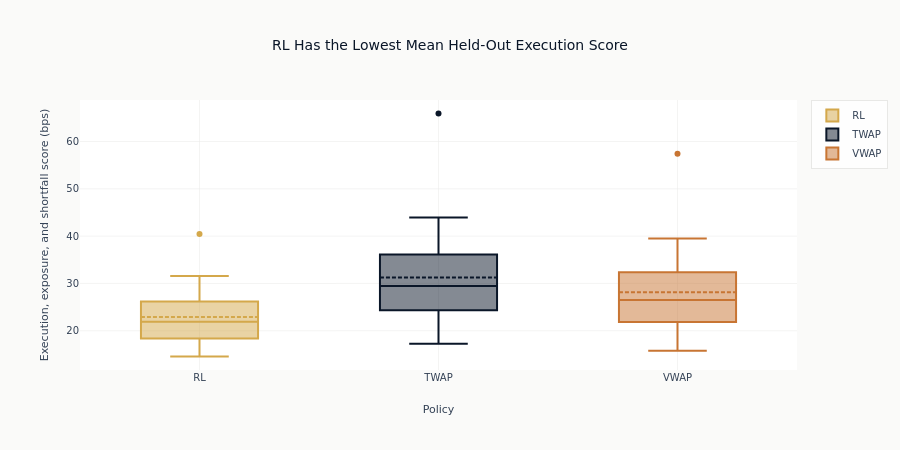

This figure's notebook cell:
### Code cell
# Distribution of the total score by policy.
fig = go.Figure()
colors = {"RL": COLORS["amber"], "TWAP": COLORS["blue"], "VWAP": COLORS["copper"]}
for strat in ["RL", "TWAP", "VWAP"]:
    vals = eval_df.filter(pl.col("strategy") == strat)["score_bps"].to_list()
    fig.add_box(y=vals, name=strat, marker_color=colors[strat], boxmean=True)
fig.update_layout(
    title=f"{summary['strategy'][0]} Has the Lowest Mean Held-Out Execution Score",
    xaxis_title="Policy",
    yaxis_title="Execution, exposure, and shortfall score (bps)",
    height=450,
)
fig.show()

### Figure 1 — Plotly figure (JSON) as saved in the notebook; plotly's stock layout.template omitted (floating-point values rounded to 4 significant figures)
{"data": [{"boxmean": true, "marker": {"color": "#D4A84B"}, "name": "RL", "type": "box", "y": [20.82, 40.47, 17.89, 23.24, 24.65, 31.57, 30.73, 26.18, 18.38, 21.81, 22.05, 19.5, 23.99, 24.51, 24.38, 27.67, 31.02, 27.41, 19.23, 20.75, 16.37, 15.59, 18.57, 16.03, 14.56, 17.89]}, {"boxmean": true, "marker": {"color": "#0a1628"}, "name": "TWAP", "type": "box", "y": [28.57, 65.92, 23.72, 33.34, 34.85, 43.93, 42.59, 36.11, 24.34, 29.9, 29.07, 25.55, 33.98, 34.34, 31.34, 38.96, 43.83, 37.9, 26.24, 26.76, 19.4, 19.24, 24.35, 21.15, 17.26, 20.79]}, {"boxmean": true, "marker": {"color": "#C87533"}, "name": "VWAP", "type": "box", "y": [25.75, 57.39, 21.17, 29.91, 31.99, 39.5, 38.16, 32.39, 21.94, 26.94, 26.11, 22.97, 30.19, 30.84, 29.31, 35.42, 39.37, 34.14, 23.79, 24.1, 17.54, 17.31, 21.84, 18.86, 15.76, 18.83]}], "layout": {"height": 450, "title": {"text": "RL Has the Lowest Mean Held-Out Execution Score"}, "xaxis": {"title": {"text": "Policy"}}, "yaxis": {"title": {"text": "Execution, exposure, and shortfall score (bps)"}}}}
